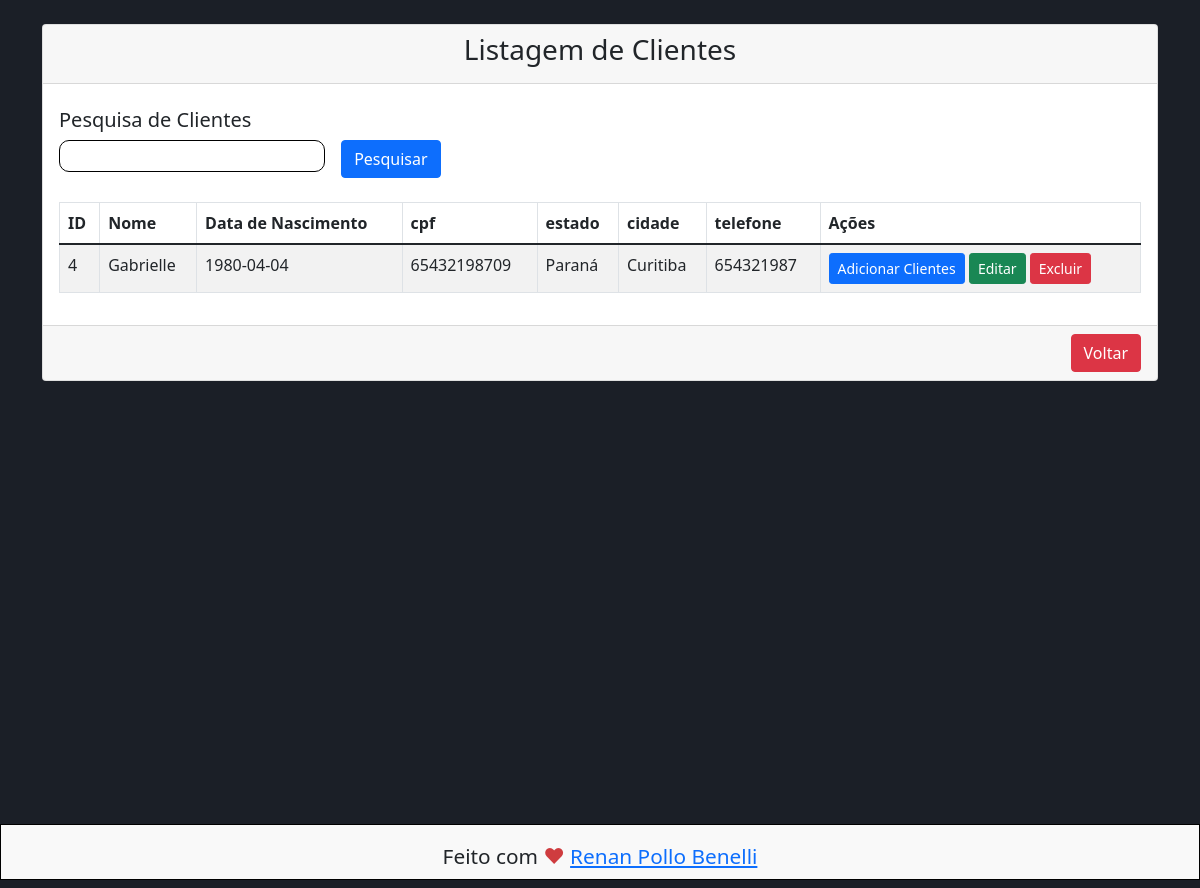
The app's page /view/cliente/lstClientes.php?busca=Gabrielle (signed in) with its own data.
### tables this page shows
CREATE TABLE `cliente` (
  `id` int(11) NOT NULL,
  `nome` varchar(255) DEFAULT NULL,
  `data_nascimento` date DEFAULT NULL,
  `cpf` varchar(12) DEFAULT NULL,
  `estado` varchar(50) DEFAULT NULL,
  `cidade` varchar(100) DEFAULT NULL,
  `telefone` varchar(20) DEFAULT NULL
);

### dao/ClienteDao.php (called while the page is built, shortened)
<?php
include_once 'C:\xampp\htdocs\Sistema-VendasPHP\model\Cliente.php';
class ClienteDao {
    public function findByNome(string $nome) {
        $sql = "SELECT * FROM cliente WHERE nome LIKE :nome ORDER BY nome;";
        $conn = Conexao::conectar();
        $query = $conn->prepare($sql);
        $query->bindValue(':nome', '%' . $nome . '%', \PDO::PARAM_STR);
        $query->execute();
        $linhas = $query->fetchAll(\PDO::FETCH_ASSOC);
        $lstClientes = [];
        foreach ($linhas as $linha) {
            $cliente = new Cliente();
            $cliente->setId($linha['id']);
            $cliente->setNome($linha['nome']);
            $cliente->setDataNascimento($linha['data_nascimento']);
            $cliente->setCpf($linha['cpf']);
            $cliente->setEstado($linha['estado']);
            $cliente->setCidade($linha['cidade']);
            $cliente->setTelefone($linha['telefone']);
            $lstClientes[] = $cliente;
        }
        return $lstClientes;
    }
}
?>

### bll/ClienteBll.php (called while the page is built, shortened)
<?php
include_once 'C:\xampp\htdocs\Sistema-VendasPHP\dao\ClienteDao.php';
class ClienteBll {
    public function findByNome(string $nome) {
        $dao = new ClienteDao();
        return $dao->findByNome($nome);
    }
}
?>

### model/Cliente.php (called while the page is built, shortened)
<?php
class Cliente {
    private $id;
    private $nome;
    private $dataNascimento;
    private $cpf;
    private $estado;
    private $cidade;
    private $telefone;
    public function getId() {
        return $this->id;
    }
    public function setId(int $id) {
        $this->id = $id;
    }
    public function getNome() {
        return $this->nome;
    }
    public function setNome(string $nome) {
        $this->nome = $nome;
    }
    public function getDataNascimento() {
        return $this->dataNascimento;
    }
    public function setDataNascimento(string $dataNascimento) {
        $this->dataNascimento = $dataNascimento;
    }
    public function getCpf() {
        return $this->cpf;
    }
    public function setCpf(string $cpf) {
        $this->cpf = $cpf;
    }
    public function getEstado() {
        return $this->estado;
    }
    public function setEstado(string $estado) {
        $this->estado = $estado;
    }
    public function getCidade() {
        return $this->cidade;
    }
    public function setCidade(string $cidade) {
        $this->cidade = $cidade;
    }
    public function getTelefone() {
        return $this->telefone;
    }
    public function setTelefone(string $telefone) {
        $this->telefone = $telefone;
    }
}
?>

### view/cliente/lstClientes.php (the view, shortened to what this page needs)
<?php
include_once '../../bll/ClienteBll.php';
$bll = new ClienteBll();
if (isset($_GET['busca'])) {
    $busca = $_GET['busca'];
} else {
    $busca = null;
}
if ($busca == null) {
    $lstCliente = $bll->findAll();
} else {
    $lstCliente = $bll->findByNome($busca);
}
?>
<!DOCTYPE html>
<html>
<head>
    <link href="https://cdn.jsdelivr.net/npm/bootstrap@5.1.3/dist/css/bootstrap.min.css" rel="stylesheet">
    <link rel="stylesheet" href="../../view/css/formatacao.css">
</head>
<body>
    <div class="container mt-4">
        <div class="row">
            <div class="col-md-12">
                <div class="card">
                    <div class="card-header">
                        <h3>Listagem de Clientes</h4>
                    </div>
                    <div class="card-search">
                        <form action="../cliente/lstClientes.php" method="GET" id="" class="">
                            <h5>Pesquisa de Clientes</h5>
                            <div class="teste">
                                <input type="text" class="input-pesquisa" id="txtBusca" name="busca">
                                <button type="submit" class="btn btn-primary float-end"><span>Pesquisar</span></button>
                            </div>
                        </form>
                    </div>
                    <div class="card-body">
                        <table class="table table-bordered table-striped">
                            <thead>
                                <tr>
                                    <th>ID</th>
                                    <th>Nome</th>
                                    <th>Data de Nascimento</th>
                                    <th>cpf</th>
                                    <th>estado</th>
                                    <th>cidade</th>
                                    <th>telefone</th>
                                    <th>Ações</th>
                                </tr>
                            </thead>
                            <tbody>
                                <?php foreach ($lstCliente as $cliente) { ?>
                                    <tr>
                                        <td>
                                            <?php echo $cliente->getId(); ?>
                                        </td>
                                        <td>
                                            <?php echo $cliente->getNome(); ?>
                                        </td>
                                        <td>
                                            <?php echo $cliente->getDataNascimento(); ?>
                                        </td>
                                        <td>
                                            <?php echo $cliente->getCpf(); ?>
                                        </td>
                                        <td>
                                            <?php echo $cliente->getEstado(); ?>
                                        </td>
                                        <td>
                                            <?php echo $cliente->getCidade(); ?>
                                        </td>
                                        <td>
                                            <?php echo $cliente->getTelefone(); ?>
                                        </td>
                                        <td>
                                            <a href="addCliente.php" class="btn btn-primary btn-sm">Adicionar
                                                Clientes</a>
                                            <a href="attCliente.php?id=<?= $cliente->getId(); ?>"
                                                class="btn btn-success btn-sm">Editar</a>
                                            <a onclick="JavaScript:remover(<?php echo $cliente->getId(); ?>)"
                                                class="btn btn-danger btn-sm">Excluir</a>
                                        </td>
                                    </tr>
                                <?php } ?>
                            </tbody>
                        </table>
                    </div>
                    <div class="card-footer">
                        <h4>
                            <a href="../control-painel/controlPainel.php" class="btn btn-danger float-end">Voltar</a>
                        </h4>
                    </div>
                </div>
            </div>
        </div>
    </div>
    <footer id="footer" class="footer white-bg">
        <p>Feito com <span class="heart">♥</span> <a href="https://beacons.ai/renanpollo" target="_blank">Renan Pollo Benelli</a></p>
    </footer>
</body>
</html>

### view/css/formatacao.css (style rules this page uses)
:root { --white-color: #fff; --white-smoke-color: #F9F9F9; --black-color: #000; --red-color: #CF3C3F; --light-grey-color: #ECECEC; --grey-color: #C4C4C4; --medium-grey-color: #a7a7a7; --deep-grey-color: #343434; --blue-color: #1B77F3; --dark-blue-color: #1B1F27; }
body { width: 100%; height: 100vh; background-color: var(--dark-blue-color); }
.container { width: 100%; height: 100%; }
.card-search { width: 80%; display: flex; flex-direction: column; margin-top: 1rem; padding: 0.5rem 1rem; }
.card-search .teste { display: flex; flex-direction: row; justify-content: flex-start; }
.input-pesquisa { all: unset; width: 30%; height: 1.5rem; border: 1px solid black; border-radius: 10px; padding: .2rem; margin-right: 1rem; font-size: .8rem; }
h3 { text-align: center; }
footer { height: 7vh; text-align: center; font-size: 1.3rem; background-color: var(--white-smoke-color); border: 1px solid black; }
.heart { color: var(--red-color); }
.footer p { margin: 0; padding: 1rem; }

### records on screen
cliente: id "4", nome "Gabrielle", data_nascimento "1980-04-04", cpf "65432198709", estado "Paraná", cidade "Curitiba", telefone "654321987"
